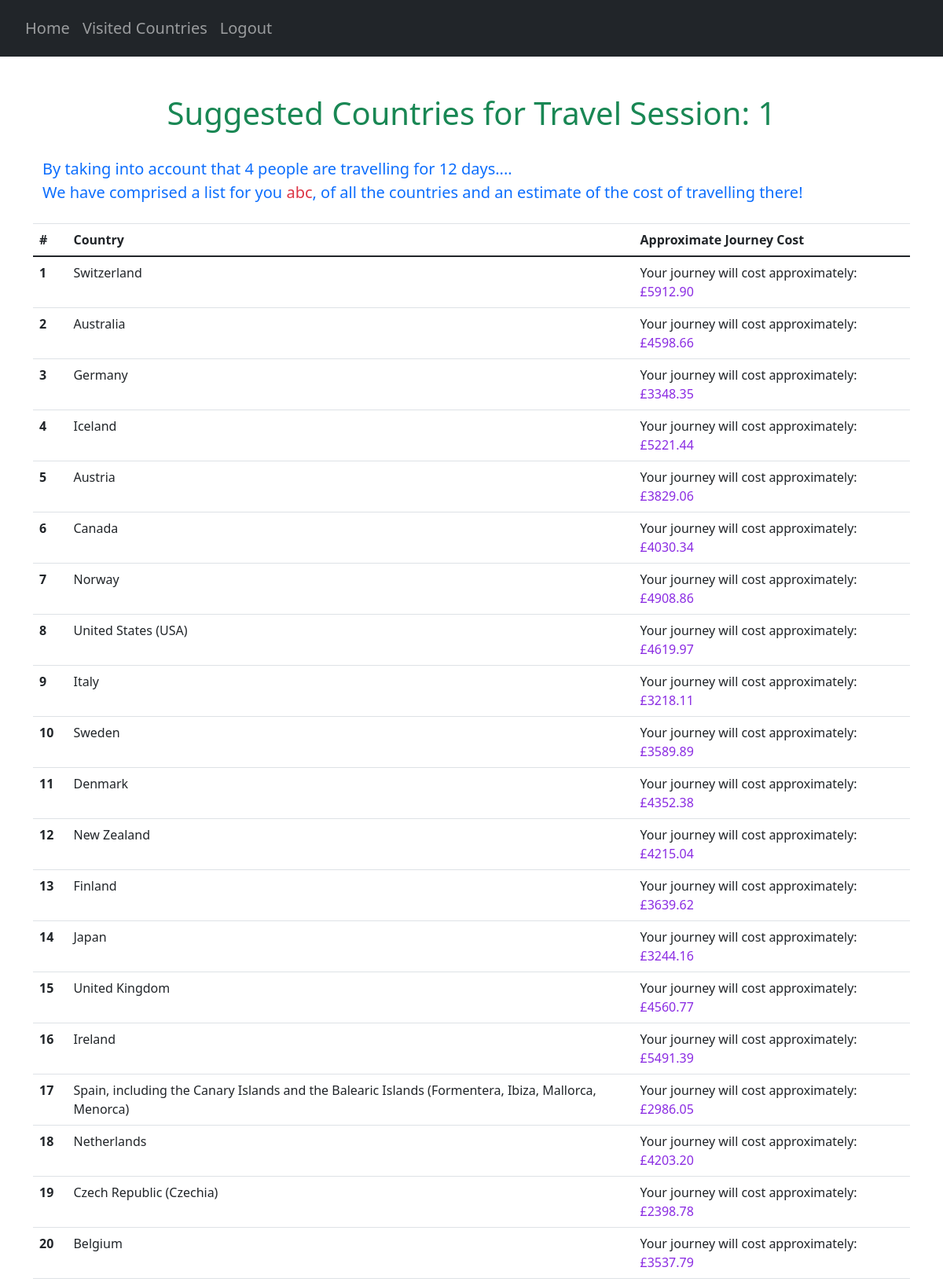
Screenshot of /suggestions/1 (signed in, upper part) with the database file from the repository.
### website/models.py (models this page shows)
class User(db.Model, UserMixin):
    id = db.Column(db.Integer, primary_key=True)
    email = db.Column(db.String(150), unique=True)
    password = db.Column(db.String(150))
    first_name = db.Column(db.String(150))
    countries = db.relationship('UserCountry')
    travel_score = db.relationship('UserTravelScore')

class Country(db.Model):
    country_code = db.Column(db.String(3), primary_key=True)
    country_name = db.Column(db.String(150), unique=True)

### website/views.py (the view)
@views.route("/suggestions/<travelID>", methods=["GET"])
@login_required
def suggestions(travelID):
    countries = Country.query.all()
    AllCountries = {}
    for country in countries:
        AllCountries[country.country_code] = country.country_name
    user_travel_details = []
    try:
        ranked_countries = userCountryScore(travelID, AllCountries)
        ranked_countries_UF = list(map(lambda x: (AllCountries[x[0]], x[1], x[2]), ranked_countries))
        current_travel = UserTravelScore.query.get((current_user.id, travelID))
        num_travellers = current_travel.num_travellers
        travelling_time = current_travel.travelling_time
        user_travel_details.append(travelID)
        user_travel_details.append(num_travellers)
        user_travel_details.append(travelling_time)
        return render_template("suggestions.html",
                               user=current_user,
                               best_countries=ranked_countries_UF,
                               user_travel=user_travel_details)
    except (AttributeError):
        print("ERROR", traceback.format_exc())
        user_travel_details.append(0)
        user_travel_details.append(1)
        return redirect(url_for('views.noTravel'))

### website/__init__.py (called while the page is built)
def create_app():
    app = Flask(__name__)
    app.config['SECRET_KEY'] = 'pog'
    app.config['SQLALCHEMY_DATABASE_URI'] = f'sqlite:///{DB_NAME}'
    db.init_app(app)
    from .views import views
    from .auth import auth
    app.register_blueprint(views, url_prefix='/')
    app.register_blueprint(auth, url_prefix='/')
    from .models import User, Country, UserCountry, Safety, Cost, CulturalValue, CovidRestrictions
    create_database(app)
    login_manager = LoginManager()
    login_manager.login_view = 'auth.login'
    login_manager.init_app(app)
    @login_manager.user_loader
    def load_user(id):
        return User.query.get(int(id))
    return app

### website/questionHandler.py (called while the page is built)
def doesUserWantThisCountry(countryCode):
    countries = UserCountry.query.all()
    users_countries = []
    for country in countries:
        if country.user_id == current_user.id:
            users_countries.append(country.country_code)
    for country in users_countries:
        if countryCode in users_countries:
            return True
        else:
            return False

def filterPrevCountries(codes, travelID):
    try:
        current_travel = UserTravelScore.query.get((current_user.id, travelID))
    except (sqlite3.IntegrityError, sqlalchemy.exc.IntegrityError) as e:
        print(e)
    prev_countries = getattr(current_travel, "prev_countries")
    if prev_countries == True:
        return codes
    else:
        suggestionsStream = filter(lambda x:not(doesUserWantThisCountry(x)), codes)
        suggestionsStream = list(suggestionsStream)
        return suggestionsStream

def userCountryScore(travelID, countryCodes):
    try:
        current_travel = UserTravelScore.query.get((current_user.id, travelID))
    except (sqlite3.IntegrityError, sqlalchemy.exc.IntegrityError) as e:
        print(e)
    prev_countries = getattr(current_travel, "prev_countries")
    try:
        calculateCountryScores(travelID, countryCodes)
    except ValueError:
        pass
    sortedCountries = sortCountries(travelID)
    return sortedCountries

### website/templates/suggestions.html (shortened to what this page needs)
{% extends "base.html" %} {% block title %}Countries{% endblock %}
{% block content %}
<div class="container pt-5">
    <h1 align="center"><span class="text-success">Suggested Countries for Travel Session: {{ user_travel[0] }}</span></h1>
    <p class="pt-4 pb-2 text-primary" id="user-countries-header">
        By taking into account that {{ user_travel[1] }} people are travelling for {{ user_travel[2] }} days....<br>
        We have comprised a list for you <span class="text-danger">{{ current_user.first_name }}</span>,
        of all the countries and an estimate of the cost of travelling there!
    </p>
</div>
<table class="table">
    <thead>
        <tr>
            <th scope="col">#</th>
            <th scope="col">Country</th>
            <th scope="col">Approximate Journey Cost</th>
        </tr>
    </thead>
    <tbody>
        {% for country in best_countries %}
        {% set countryName = country[0] %}
        {% set countryDict = country[2] %}
        {% for roughCostText, roughCost in countryDict.items() %}
            <tr>
                <th scope="row">{{ country[1] }}</th>
                <td>{{ countryName }}</td>
                <td>{{ roughCostText }}: <span class="cost-number">£{{ roughCost}}</span></td>
            </tr>
        {% endfor %}
        {% endfor %}
    </tbody>
</table>
{% endblock %}

### website/templates/base.html (shortened to what this page needs)
<!DOCTYPE html>
<html>
    <head>
        <link
            rel="stylesheet"
            href="https://stackpath.bootstrapcdn.com/bootstrap/4.4.1/css/bootstrap.min.css"
        />
        <link
            rel="stylesheet"
            href="https://stackpath.bootstrapcdn.com/font-awesome/4.7.0/css/font-awesome.min.css"
        />
        <link rel="stylesheet" href="https://cdn.jsdelivr.net/npm/bootstrap-icons@1.3.0/font/bootstrap-icons.css">
        <link href="https://cdn.jsdelivr.net/npm/bootstrap@5.0.2/dist/css/bootstrap.min.css"
              rel="stylesheet"
        />
        <link href="https://cdn.jsdelivr.net/npm/tom-select@2.0.0-rc.4/dist/css/tom-select.css" rel="stylesheet">
        <script type="text/javascript" src="https://cdnjs.cloudflare.com/ajax/libs/jquery/3.1.1/jquery.min.js"></script>        <link rel="stylesheet" type="text/css" href="/static/extra.css">
    </head>
    <body>
        <section>
            <nav class="navbar navbar-expand-lg bg-dark navbar-dark py-3 ">
                <div class="collapse navbar-collapse" id="navbar">
                    <div class="navbar-nav pl-2 h5">
                        <ul class="navbar-nav">
                            {% if user.is_authenticated %}
                            <li class="nav-item">
                                <a class="nav-link" id="home" href="/">Home</a>
                            </li>
                            <li class="nav-item">
                                <a class="nav-link" id="prev-countries" href="/countries">Visited Countries</a>
                            </li>
                            <li class="nav-item">
                                <a class="nav-link" id="logout" href="/logout">Logout</a>
                            </li>
                            {% endif %}
                        </ul>
                    </div>
                </div>
            </nav>
        </section>
        {% if request.url == "http://127.0.0.1:5000/" %}
            {% block homepage %}
            {% endblock %}
        {% elif request.url == "http://127.0.0.1:5000/countries" %}
            {% block countriespage %}
            {% endblock %}
        {% else %}
            <div class="container" id="main">
            {% block content %}
            {% endblock %}
            </div>
        {% endif %}
    </body>
</html>

### website/static/extra.css (style rules this page uses)
.cost-number { color: blueviolet; }
#user-countries-header { font-size: 20px; }

### rows the page displays
User: first_name "abc"
Country: country "1", countryDict "Switzerland", countryDict "Your journey will cost approximately", countryDict "5912.90"
Country: country "2", countryDict "Australia", countryDict "Your journey will cost approximately", countryDict "4598.66"
Country: country "3", countryDict "Germany", countryDict "Your journey will cost approximately", countryDict "3348.35"
Country: country "4", countryDict "Iceland", countryDict "Your journey will cost approximately", countryDict "5221.44"
Country: country "5", countryDict "Austria", countryDict "Your journey will cost approximately", countryDict "3829.06"
Country: country "6", countryDict "Canada", countryDict "Your journey will cost approximately", countryDict "4030.34"
Country: country "7", countryDict "Norway", countryDict "Your journey will cost approximately", countryDict "4908.86"
Country: country "8", countryDict "United States (USA)", countryDict "Your journey will cost approximately", countryDict "4619.97"
Country: country "9", countryDict "Italy", countryDict "Your journey will cost approximately", countryDict "3218.11"
Country: country "10", countryDict "Sweden", countryDict "Your journey will cost approximately", countryDict "3589.89"
Country: country "11", countryDict "Denmark", countryDict "Your journey will cost approximately", countryDict "4352.38"
Country: country "12", countryDict "New Zealand", countryDict "Your journey will cost approximately", countryDict "4215.04"
Country: country "13", countryDict "Finland", countryDict "Your journey will cost approximately", countryDict "3639.62"
Country: country "14", countryDict "Japan", countryDict "Your journey will cost approximately", countryDict "3244.16"
Country: country "15", countryDict "United Kingdom", countryDict "Your journey will cost approximately", countryDict "4560.77"
Country: country "16", countryDict "Ireland", countryDict "Your journey will cost approximately", countryDict "5491.39"
Country: country "17", countryDict "Spain, including the Canary Islands and the Balearic Islands (Formentera, Ibiza, Mallorca, Menorca)", countryDict "Your journey will cost approximately", countryDict "2986.05"
Country: country "18", countryDict "Netherlands", countryDict "Your journey will cost approximately", countryDict "4203.20"
Country: country "19", countryDict "Czech Republic (Czechia)", countryDict "Your journey will cost approximately", countryDict "2398.78"
Country: country "20", countryDict "Belgium", countryDict "Your journey will cost approximately", countryDict "3537.79"

### other values shown
{{ user_travel[0] }} "1"
{{ user_travel[1] }} "4"
{{ user_travel[2] }} "12"
